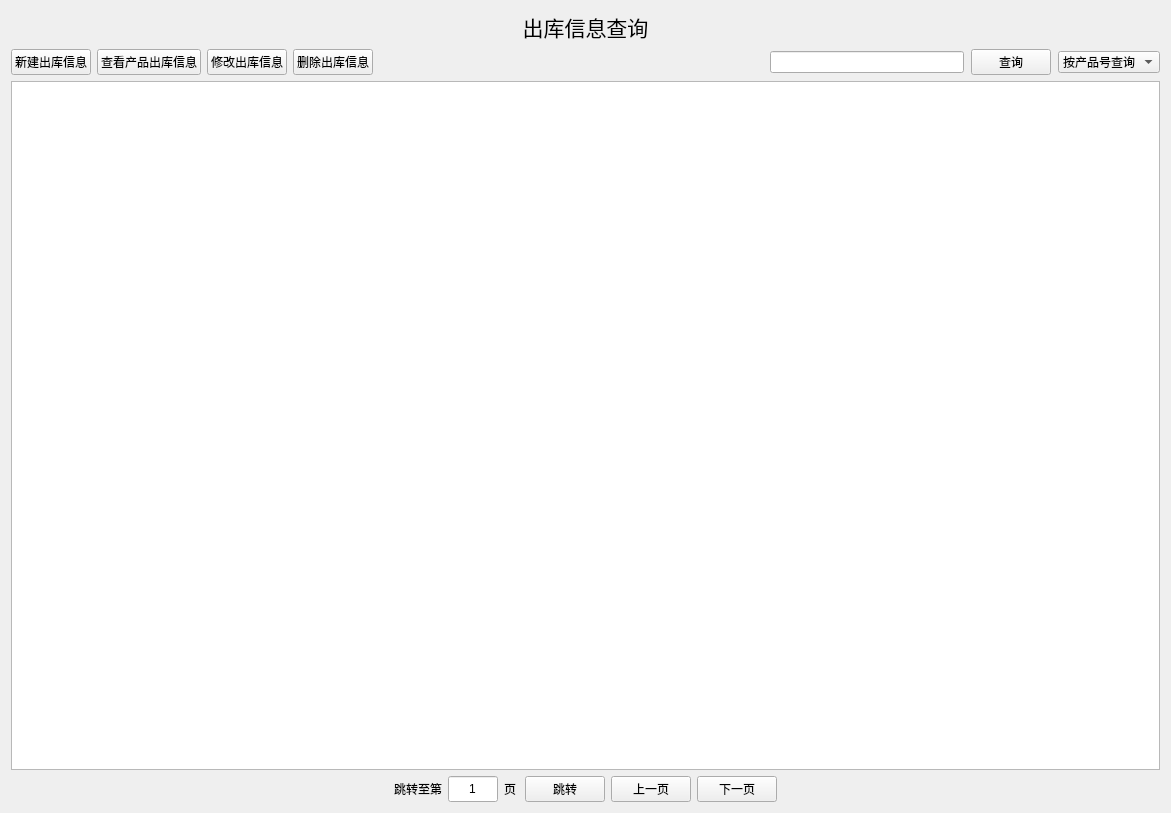
<?xml version="1.0" encoding="UTF-8"?>
<ui version="4.0">
 <class>OutStorageForm</class>
 <widget class="QWidget" name="OutStorageForm">
  <property name="geometry">
   <rect>
    <x>0</x>
    <y>0</y>
    <width>1171</width>
    <height>813</height>
   </rect>
  </property>
  <property name="windowTitle">
   <string>出库管理</string>
  </property>
  <layout class="QVBoxLayout" name="verticalLayout">
   <item>
    <widget class="QLabel" name="label">
     <property name="font">
      <font>
       <pointsize>16</pointsize>
      </font>
     </property>
     <property name="text">
      <string>出库信息查询</string>
     </property>
     <property name="alignment">
      <set>Qt::AlignCenter</set>
     </property>
     <property name="margin">
      <number>20</number>
     </property>
    </widget>
   </item>
   <item>
    <layout class="QHBoxLayout" name="horizontalLayout_3">
     <item>
      <layout class="QHBoxLayout" name="horizontalLayout_5">
       <item>
        <widget class="QPushButton" name="addOutStorageButton">
         <property name="text">
          <string>新建出库信息</string>
         </property>
        </widget>
       </item>
       <item>
        <widget class="QPushButton" name="selectOutStorageInfo">
         <property name="text">
          <string>查看产品出库信息</string>
         </property>
        </widget>
       </item>
       <item>
        <widget class="QPushButton" name="alterOutStorageInfo">
         <property name="text">
          <string>修改出库信息</string>
         </property>
        </widget>
       </item>
      </layout>
     </item>
     <item>
      <widget class="QPushButton" name="deleteOutStorageInfo">
       <property name="text">
        <string>删除出库信息</string>
       </property>
      </widget>
     </item>
     <item>
      <spacer name="horizontalSpacer">
       <property name="orientation">
        <enum>Qt::Horizontal</enum>
       </property>
       <property name="sizeHint" stdset="0">
        <size>
         <width>40</width>
         <height>20</height>
        </size>
       </property>
      </spacer>
     </item>
     <item>
      <layout class="QHBoxLayout" name="horizontalLayout">
       <property name="spacing">
        <number>7</number>
       </property>
       <item>
        <widget class="QLineEdit" name="searchEdit">
         <property name="maximumSize">
          <size>
           <width>500</width>
           <height>16777215</height>
          </size>
         </property>
        </widget>
       </item>
       <item>
        <widget class="QPushButton" name="searchButton">
         <property name="text">
          <string>查询</string>
         </property>
        </widget>
       </item>
       <item>
        <widget class="QComboBox" name="comboBox">
         <property name="currentIndex">
          <number>0</number>
         </property>
         <property name="insertPolicy">
          <enum>QComboBox::InsertAtTop</enum>
         </property>
         <property name="sizeAdjustPolicy">
          <enum>QComboBox::AdjustToContents</enum>
         </property>
         <item>
          <property name="text">
           <string>按产品号查询</string>
          </property>
         </item>
        </widget>
       </item>
      </layout>
     </item>
    </layout>
   </item>
   <item>
    <widget class="QTableView" name="tableView"/>
   </item>
   <item>
    <layout class="QHBoxLayout" name="horizontalLayout_4">
     <item>
      <spacer name="horizontalSpacer_2">
       <property name="orientation">
        <enum>Qt::Horizontal</enum>
       </property>
       <property name="sizeHint" stdset="0">
        <size>
         <width>40</width>
         <height>20</height>
        </size>
       </property>
      </spacer>
     </item>
     <item>
      <layout class="QHBoxLayout" name="horizontalLayout_2">
       <item>
        <widget class="QLabel" name="label_2">
         <property name="text">
          <string>跳转至第</string>
         </property>
        </widget>
       </item>
       <item>
        <widget class="QLineEdit" name="jumpEdit">
         <property name="maximumSize">
          <size>
           <width>50</width>
           <height>50</height>
          </size>
         </property>
         <property name="text">
          <string>1</string>
         </property>
         <property name="maxLength">
          <number>9999</number>
         </property>
         <property name="alignment">
          <set>Qt::AlignCenter</set>
         </property>
        </widget>
       </item>
       <item>
        <widget class="QLabel" name="totalPageLabel">
         <property name="text">
          <string>页</string>
         </property>
        </widget>
       </item>
       <item>
        <widget class="QPushButton" name="jumpButton">
         <property name="text">
          <string>跳转</string>
         </property>
        </widget>
       </item>
       <item>
        <widget class="QPushButton" name="previousButton">
         <property name="text">
          <string>上一页</string>
         </property>
        </widget>
       </item>
       <item>
        <widget class="QPushButton" name="nextButton">
         <property name="text">
          <string>下一页</string>
         </property>
        </widget>
       </item>
      </layout>
     </item>
     <item>
      <spacer name="horizontalSpacer_3">
       <property name="orientation">
        <enum>Qt::Horizontal</enum>
       </property>
       <property name="sizeHint" stdset="0">
        <size>
         <width>40</width>
         <height>20</height>
        </size>
       </property>
      </spacer>
     </item>
    </layout>
   </item>
  </layout>
 </widget>
 <resources/>
 <connections/>
</ui>
